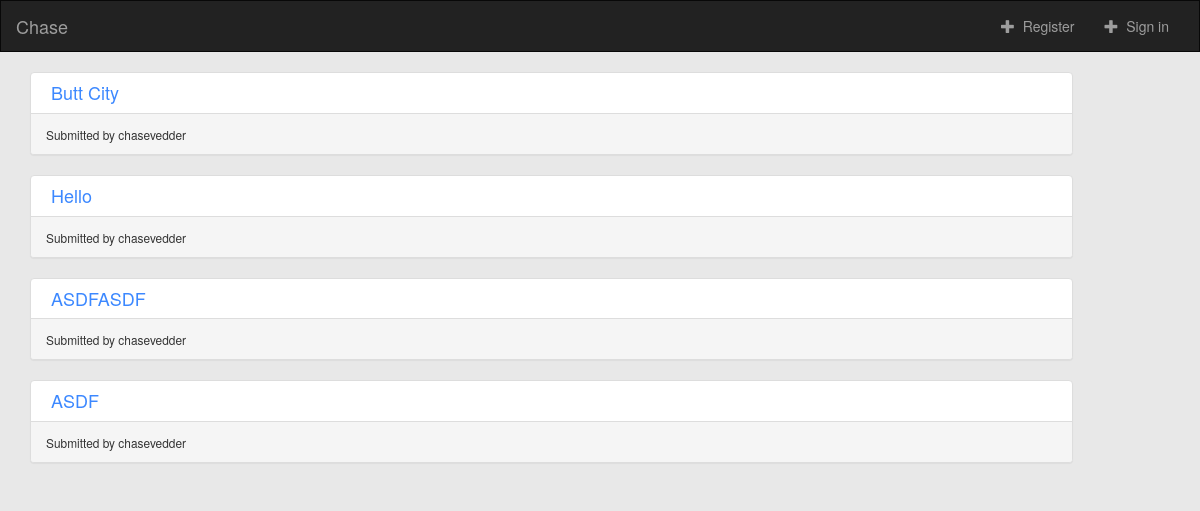
/, run on an earlier commit of the app's database.
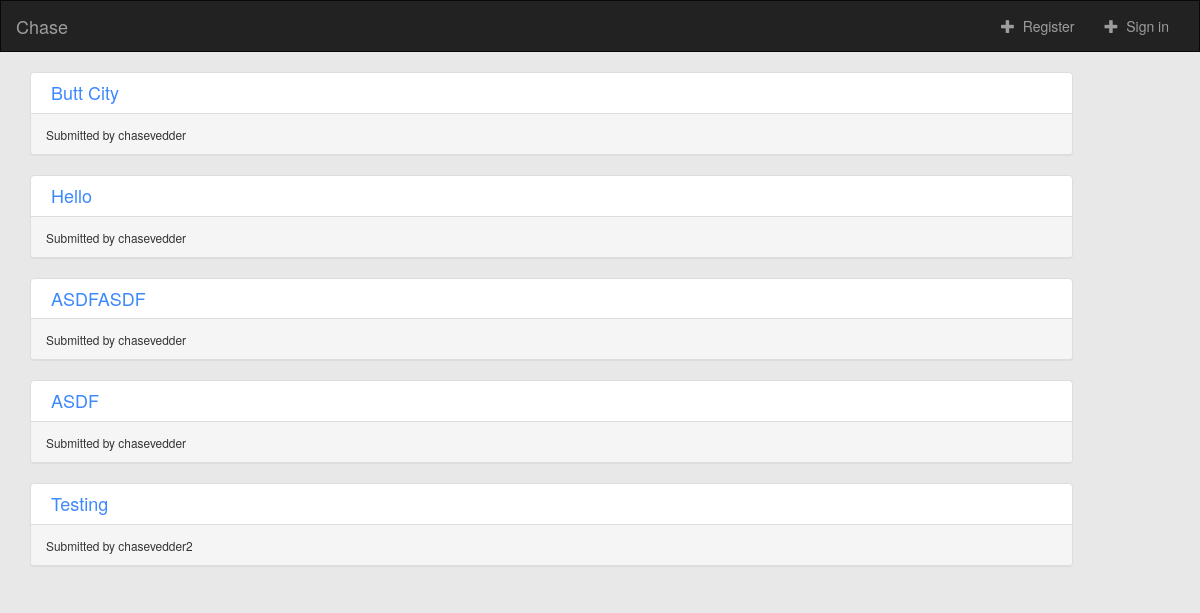
And on a later commit of the database.
### website/models.py (models this page shows, shortened)
class BlogPost(models.Model):
    title = models.CharField(max_length=255)
    author = models.ForeignKey(MyUser)
    content = models.TextField(max_length=10000)

### customauth/models.py (models this page shows, shortened)
class MyUser(AbstractBaseUser):
    email = models.EmailField(
        verbose_name='email address',
        max_length=255,
        unique=True
    )
    username = models.CharField(
        verbose_name='username',
        max_length=255,
        unique=True
    )
    activation_code = models.CharField(
        verbose_name='activation code',
        max_length=32,
        unique=True
    )
    is_active = models.BooleanField(default=True)
    is_admin = models.BooleanField(default=False)
    objects = MyUserManager()
    USERNAME_FIELD = 'email'
    REQUIRED_FIELDS = ['username', 'activation_code']

### website/views.py (the view)
# urls.py: url(r'^$', views.index, name='index'),
def index(request):
    return render(request, 'website/index.html', {'blogs': BlogPost.objects.all()})

### website/templates/website/index.html
{% extends 'website/base.html' %}
{% block body %}
<div class="container-fluid">
    <div class="col-md-11">
        {% for blog in blogs %}
            <div class="panel panel-default">
                <div class="post panel-body">
                    <a href="{% url 'website:post-detail' blog.pk %}">
                        <h4 style="margin: -5px; margin-left:5px">{{ blog.title }}</h4>
                    </a>
                </div>
                <div class="panel-footer">
                    <span class="small">Submitted by {{ blog.author.username }}</span>
                </div>
            </div>
        {% endfor %}
    </div>
</div>
{% endblock %}

What changed in the data, as far as the page shows it:
added BlogPost: title "Testing", author.username "chasevedder2"
